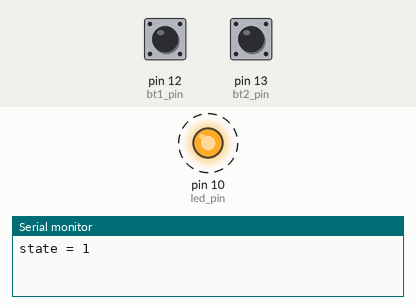
This sketch was run on a simulated Arduino Uno, built with avr-gcc and run on an emulated ATmega328P. Shown: output pins drawn as LEDs (lit = HIGH), the last lines printed to the serial monitor. Dashed ring = blinking. The inputs (shaded band) are chosen by the test bench; at power-on: pin 13 (bt2_pin) HIGH, pin 12 (bt1_pin) HIGH.

Above: at 1.25 s.
1.3 s: pin 13 (bt2_pin) pulled LOW for 0.25 s
At 2.3 s:
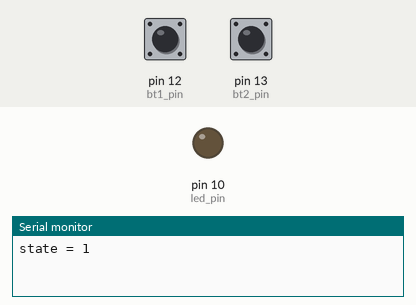
4.3 s: pin 12 (bt1_pin) pulled LOW for 0.25 s
At 4.65 s:
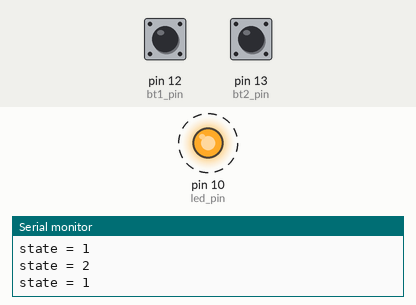
Timing chart, 0 to 13.3 s (numbered marks = the images above; inputs shaded):
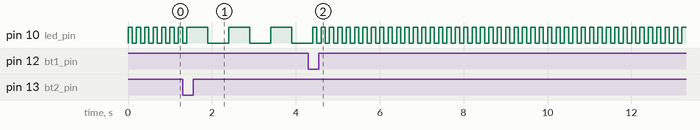

The sketch:

020_maquina_estados_led.ino
```cpp
/*
maquina de estados com led a piscar a tempos diferentes
repara como funciona mal, e o estado nao muda quando se pressiona o botao

isto deve-se a que o comando delay(), sempre que utilizado paraliza o andamento do programa

neste caso específico precisamos que o led continue a piscar mas sem utilizar delay()

ve o proximo exemplo
*/

// botoes pins
int bt1_pin = 12;
int bt2_pin = 13;

//variavel para conter o estado do botao
int bt1_read, bt2_read;
int bt1_read_last, bt2_read_last;

// variavel de estados
int state = 1;

// variavel que armazena o ultimo estado do state
// para servir de comparação
int state_read_last;

// variavel do total de estados
int state_max = 3;

// led
int led_pin = 10;

void setup() {
  Serial.begin(9600);
  pinMode(bt1_pin, INPUT_PULLUP);
  pinMode(bt2_pin, INPUT_PULLUP);
  pinMode(led_pin, OUTPUT);
}

void loop() {
  // le botoes e faz debounce
  button_debounce();

  // chama led_blink e passa o parametro "state"
  led_blink(state);

  if (state != state_read_last)
  {
    Serial.print("state = ");
    Serial.println(state);
  }

  state_read_last = state;
}


void led_blink(int _state)
{
  int state_delay;

  if (_state == 1)
    state_delay = 100;
  if (_state == 2)
    state_delay = 500;
  if (_state == 3)
    state_delay = 1000;


  digitalWrite(led_pin, HIGH);
  delay(state_delay);
  digitalWrite(led_pin, LOW);
  delay(state_delay);
}


void button_debounce() {
  // leitura do estado do botao
  bt1_read = digitalRead(bt1_pin);
  bt2_read = digitalRead(bt2_pin);

  // debounce bt1
  if (bt1_read == 1 && bt1_read_last == 0)
  {
    //Serial.println("  button 1 is released");
  }
  else if (bt1_read == 0 && bt1_read_last == 1)
  {
    //Serial.println("  button 1 is pressed");
    if (state > 1)
      state--;
  }


  // debounce bt2
  if (bt2_read == 1 && bt2_read_last == 0)
  {
    //Serial.println("  button 2 is released");
  }
  else if (bt2_read == 0 && bt2_read_last == 1)
  {
    //Serial.println("  button 2 is pressed");
    if (state < state_max)
      state++;
  }

  // actualizar o ultimo estado
  bt1_read_last = bt1_read;
  bt2_read_last = bt2_read;
}
```

Measured:
- after the input at 4.3 s, pin 10 (led_pin): alternates HIGH for 0.10 s and LOW for 0.10 s, starting after 0.20 s
- by itself, pin 10 (led_pin): repeats every 1.0 s: HIGH 0.50 s, LOW 0.50 s
